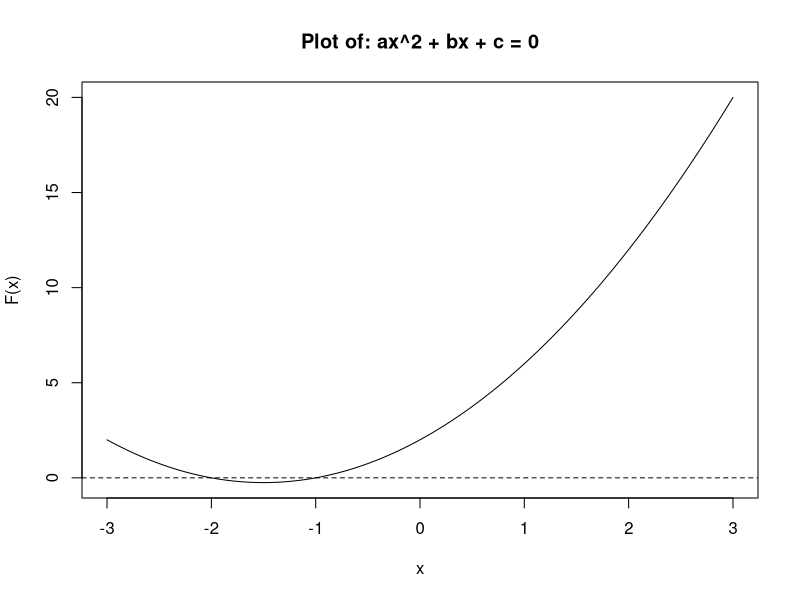

The R script that drew this image:
## ---- chunk 1
solve_formula <- function(a, b, c){
  if(b^2-4*a*c < 0){
    print(paste0("There are no real solutions to: ", a, "x^2 + ", b, "x + ", c, " = 0"))
  }
  else{
    solution_1 <- ((-b + sqrt(b^2 - 4*a*c))/(2*a))
    solution_2 <- ((-b - sqrt(b^2 - 4*a*c))/(2*a))
    if(solution_1 == solution_2){
      print(paste0("The solution to ", a, "x^2 + ", b, "x + ", c, " = 0 is ", solution_1))
    }
    else{
      print(paste0("The solutions to ", a, "x^2 + ", b, "x + ", c, " = 0 are ", solution_1, " and ", solution_2, "."))
      }
    
    x <- seq(-3, 3, length = 300)
    plot(x, a*x^2 + b*x + c, type = "l", main = "Plot of: ax^2 + bx + c = 0", ylab = "F(x)")
    abline(h = 0, lty = 2)
  }
}

solve_formula(1, 3, 2)
